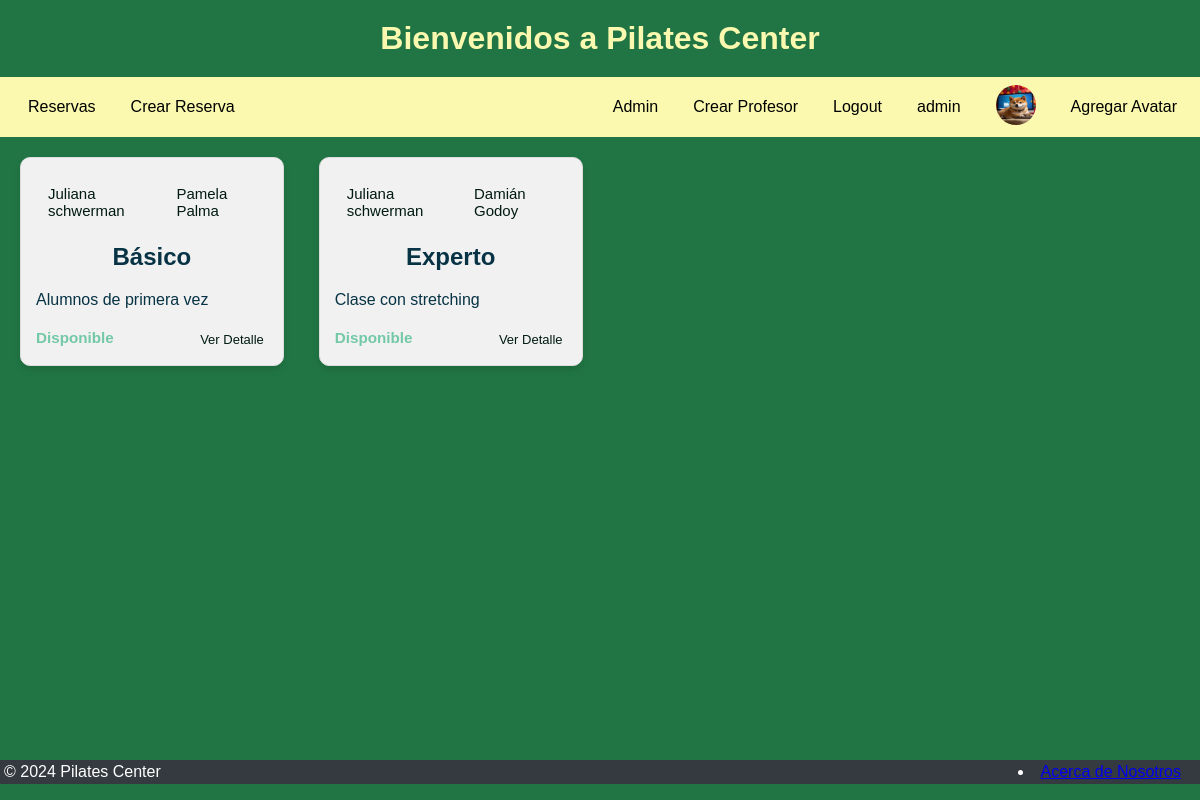
The page /reserves/filter/profesor/Juliana schwerman/ (signed in) on the database its author committed.
### reserves/models.py (models this page shows, shortened)
class Avatar(models.Model):
    user = models.OneToOneField(User, on_delete=models.CASCADE, related_name='avatar')
    image = models.ImageField(upload_to='avatars/')

class Clase(models.Model):
    profesor = models.ForeignKey(Profesor, on_delete=models.CASCADE,related_name='clases')
    suplente = models.ForeignKey(Suplente, on_delete=models.CASCADE,related_name='clases')
    nivel = models.CharField(max_length=50)
    descripcion = models.CharField(max_length=200)
    fecha_inicio = models.DateField(default=datetime.now)
    fecha_fin = models.DateField(default=datetime.now)
    estado = models.ForeignKey(Estado, on_delete=models.CASCADE,related_name='clases')

class Profesor(models.Model):
    nombre = models.CharField(max_length=20)
    def __str__(self):
        return f"{self.nombre}"

class Suplente(models.Model):
    nombre = models.CharField(max_length=20)
    def __str__(self):
        return f"{self.nombre}"

class Estado(models.Model):
    estado = models.CharField(max_length=11)
    def __str__(self):
        return f"{self.estado}"

### reserves/views.py (the view)
# urls.py: path('filter/profesor/<str:profesor_name>/', filter_by_profesor, name ='filter_by_profesor'),
def filter_by_profesor(request, profesor_name):
    clases = Clase.objects.filter(profesor__nombre=profesor_name)
    contexto_dict = {'clases': clases}
    return render(request, "reserves/filtered_list.html", contexto_dict)

### reserves/templates/reserves/filtered_list.html
{% extends 'reserves/home.html' %} {% load static %} {% block content %}
<link rel="stylesheet" href="{% static 'reserves/styleshome.css' %}" />
<div class="clase-container">
  {% for clase in clases %}
  <div class="clase">
    <div class="clase-header">
      <span class="tag">{{ clase.profesor }}</span>
      <span class="tag">{{ clase.suplente }}</span>
    </div>
    <h2>{{ clase.nivel }}</h2>
    <p>{{ clase.descripcion }}</p>
    <div class="clase-footer">
      <h3 data-estado="{{ clase.estado }}">{{ clase.estado }}</h3>
      <a href="{% url 'detail_view' clase.id %}" class="btn-detail"
        >Ver Detalle</a
      >
    </div>
  </div>
  {% empty %}
  <p>No hay reservas disponibles.</p>
  {% endfor %}
</div>
{% endblock %}

### reserves/templates/reserves/home.html (shortened to what this page needs)
{% load static %}
<!DOCTYPE html>
<html lang="en">
<head>
  <link rel="stylesheet" href="{% static 'reserves/styleshome.css' %}">
</head>
<body>
  <header>
    <div class="header-container">
      <h1>Bienvenidos a Pilates Center</h1>
    </div>
  </header>
  <nav>
    <ul class="navbar-nav">
      <li class="nav-item">
        <a class="nav-link" href="/reserves/list">Reservas</a>
      </li>
      <li class="nav-item">
        <a class="nav-link" href="/reserves/create/clases/">Crear Reserva</a>
      </li>
    </ul>
    <ul class="navbar-nav">
      <li class="nav-item">
        <a class="nav-link" href="/admin/">Admin</a>
      </li>
      <li class="nav-item">
        <a class="nav-link" href="/reserves/create/profesor/">Crear Profesor</a>
      </li>
      <li class="nav-item">
        {% if user.is_authenticated %}
        <a class="nav-link" href="{% url 'logout' %}">Logout</a>
        </li>
        <li class="nav-item">
        <a class="nav-link" href="{% url 'editar-perfil' %}">{{ user }}</a>
        </li>
        <li class="nav-item">
          {% if user.avatar.image %}
          <img src="{{ user.avatar.image.url }}" alt="Avatar" style="height: 40px; width: 40px; border-radius: 50%;">
          {% endif %}
          <li class="nav-item">
              <a href="{% url 'avatar_add' %}" class="nav-link">Agregar Avatar</a>
        </li>
        {% else %}
        <a class="nav-link" href="{% url 'login' %}">Login</a>
        </li>
        <li class="nav-item">
        <a class="nav-link" href="{% url 'crear-usuario' %}">Crear Usuario</a>
        </li>
        {% endif %}
    </ul>
  </nav>
  <main>{% block content %} {% endblock content %}</main>
  <footer>
    <p>© 2024 Pilates Center</p>
    <li class="nav-item">
        <a class="nav-link" href="{% url 'nosotros' %}">Acerca de Nosotros</a>
    </li>
</footer>
</body>
</html>

### reserves/static/reserves/styleshome.css (style rules this page uses)
* { margin: 0; padding: 0; box-sizing: border-box; }
body { font-family: sans-serif; background-color: #217544; }
.header-container { background-color: #217544; color: #faf9af; text-align: center; padding: 20px; }
nav { background-color: #faf9af; color: #000000; padding: 8px; }
nav ul { list-style-type: none; display: flex; justify-content: flex-end; }
nav li { margin-left: 20px; cursor: pointer; }
nav a { color: #000000; text-decoration: none; }
.clase-container { display: grid; grid-template-columns: repeat(auto-fill, minmax(200px, 1fr)); gap: 35px; padding: 20px; }
.clase { border: 1px solid #ddd; border-radius: 10px; background-color: #f1f1f1; padding: 15px; box-shadow: 0 4px 6px rgba(0, 0, 0, 0.1); transition: transform 0.3s ease-in-out; }
@media (min-width: 768px) { .clase-container { grid-template-columns: repeat(4, 1fr); } }
.clase-header { display: flex; justify-content: space-between; margin-bottom: 12px; }
.tag { font-size: 15px; color: #011a10; padding: 12px 12px; border-radius: 5px; background-color: transparent; text-decoration: none; }
.clase h2 { margin-bottom: 20px; text-align: center; color: #073345; }
.clase p { margin-bottom: 20px; color: #073345; }
.clase-footer { display: flex; justify-content: space-between; font-size: 13px; }
.clase h3 { color: #73c9a6; }
.btn-detail { color: #011a10; padding: 3px 4px; border-radius: 5px; text-decoration: none; }
footer { display: flex; justify-content: space-between; align-items: center; background-color: #343a40; color: #ffffff; padding: 3px 4px; text-align: center; position: fixed; bottom: 1rem; width: 100%; }
footer p { margin: 0; }

### reserves/templates/reserves/home.html (style rules this page uses)
nav { display: flex; justify-content: space-between; align-items: center; }
.navbar-nav { display: flex; align-items: center; }
.nav-item { margin-right: 15px; }
footer { display: flex; justify-content: space-between; align-items: center; background-color: #343a40; color: #ffffff; padding: 20px; text-align: center; position: fixed; bottom: 0; width: 100%; }
footer p { margin: 0; }

### rows shown on the page
Clase: profesor "Juliana schwerman", suplente "Pamela Palma", nivel "Básico", descripcion "Alumnos de primera vez", estado "Disponible"
Clase: profesor "Juliana schwerman", suplente "Damián Godoy", nivel "Experto", descripcion "Clase con stretching", estado "Disponible"

### other values the page prints
{{ user }} "admin"
